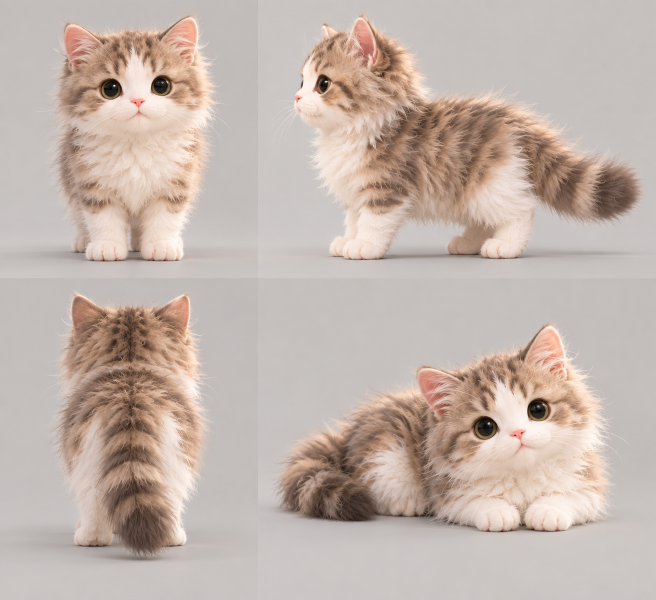
#> input picture assets/characters/lingxi/reference/turnaround-v1.png, 1312 x 1199 px, found by its file name (shown at 1/2 size)
$ python metrics_render.py ../../assets/characters/lingxi/reference/turnaround-v1.png
#> lines starting #> are read from the running program, lines starting #| are printed output that depends on the picture; after the words box and inside, x2 and y2 are one past the last pixel; in counts of white or black regions, pixels touching at a corner belong together
"""Quantitative look metrics so the coat can be judged without eyeballing.

Two masking strategies:
  - renders: differenced against plate.png (same camera, every LX_* part hidden)
  - reference: its backdrop is a flat colour, so the modal RGB is found and
    pixels close to it are dropped
Reports luminance percentiles, stripe contrast (p90-p10) and warmth (R-B).
"""
import sys
import os
import re
import numpy as np
from PIL import Image
from pathlib import Path

V5 = Path('/Users/liepin/workspace/lingxi/assets/characters/lingxi/v5')
REF = Path('/Users/liepin/workspace/lingxi/assets/characters/lingxi/reference/turnaround-v1.png')
PLATE = V5 / 'plate.png'


def load(path):
    return np.asarray(Image.open(path).convert('RGB'), dtype='f') / 255.


def mask_from_plate(im, plate):
    d = np.abs(im - plate).max(2)
    return d > .04


def mask_modal_background(im):
    q = (im * 32).astype('i')
    flat = q.reshape(-1, 3)
    keys = flat[:, 0] * 1024 + flat[:, 1] * 32 + flat[:, 2]
    vals, counts = np.unique(keys, return_counts=True)
    top = vals[np.argmax(counts)]
    r, g, b = (top // 1024) % 32, (top // 32) % 32, top % 32
    bg = np.array([r, g, b], dtype='f') / 32. * 255. / 255.
    d = np.abs(im - bg).max(2)
    return d > .03


def stats(im, mask):
    px = im[mask]
    if len(px) < 500:
        return None
    lum = px.mean(1)
    return dict(px=int(mask.sum()),
                p05=np.percentile(lum, 5) * 255,
                p25=np.percentile(lum, 25) * 255,
                p50=np.percentile(lum, 50) * 255,
                p75=np.percentile(lum, 75) * 255,
                p95=np.percentile(lum, 95) * 255,
                contrast=(np.percentile(lum, 90) - np.percentile(lum, 10)) * 255,
                warmth=(px[:, 0].mean() - px[:, 2].mean()) * 255)


def plate_for(path):
    """A plate must be rendered at the SAME exposure as the image, otherwise the
    whole frame differs and the mask selects everything."""
    m = re.search(r'ev(-?\d+(?:\.\d+)?)', Path(path).name)
    if m:
        p = V5 / f'plate_{m.group(1)}.png'
        if p.exists():
            return load(p)
    override = os.environ.get('LINGXI_PLATE')
    if override and Path(override).exists():
        return load(override)
    return load(PLATE) if PLATE.exists() else None


def main(paths):
    plate = None
    print(f"{'image':30s} {'px':>7s} {'p05':>5s} {'p25':>5s} {'p50':>5s} {'p75':>5s} {'p95':>5s} {'contr':>6s} {'warm':>5s}")
    for name, p in [('reference(turnaround)', REF)] + [(q.name, q) for q in paths]:
        if not Path(p).exists():
            print(f'{name:30s} MISSING'); continue
        im = load(p)
        h, w, _ = im.shape
#> h = 1199; w = 1312
        plate = plate_for(p)
        if plate is not None:
            # the plate is rendered at probe size; downscale full-size renders to match
            if im.shape != plate.shape:
                im = np.asarray(Image.open(p).convert('RGB').resize(
                    (plate.shape[1], plate.shape[0])), dtype='f') / 255.
            mask = mask_from_plate(im, plate)
        else:
            im = im[: h // 2]                    # top row of the turnaround sheet
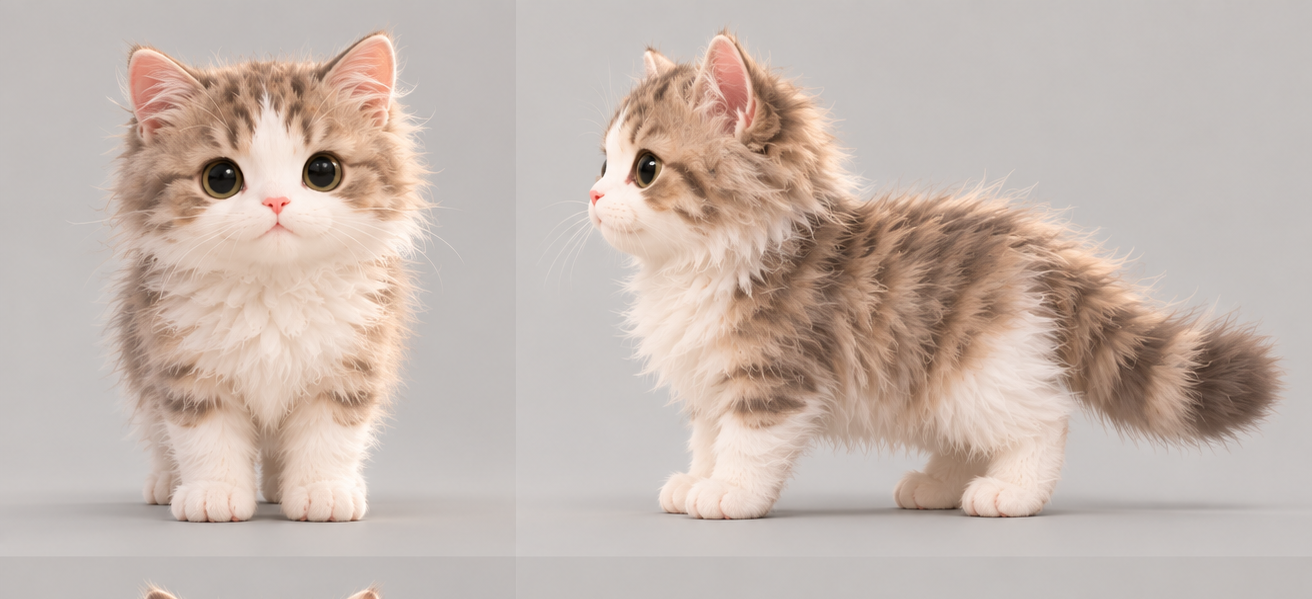
#> im: shape (599, 1312, 3) float32; mean R, G, B 0.772, 0.716, 0.685
            mask = mask_modal_background(im)
#> in mask_modal_background, `vals, counts = np.unique(keys, return_counts=True)`: vals = 1017 values from 0 to 33791; counts = 1017 values, max 133858 at index 602, min 1 at index 9, mean 772.8
#> in mask_modal_background, `top = vals[np.argmax(counts)]`: top = 25335
#> in mask_modal_background, `r, g, b = (top // 1024) % 32, (top // 32) % 32, top % 32`: r = 24; g = 23
#> in mask_modal_background, `bg = np.array([r, g, b], dtype='f') / 32. * 255. / 255.`: bg = [0.75, 0.719, 0.719]
#> in mask_modal_background, `d = np.abs(im - bg).max(2)`:
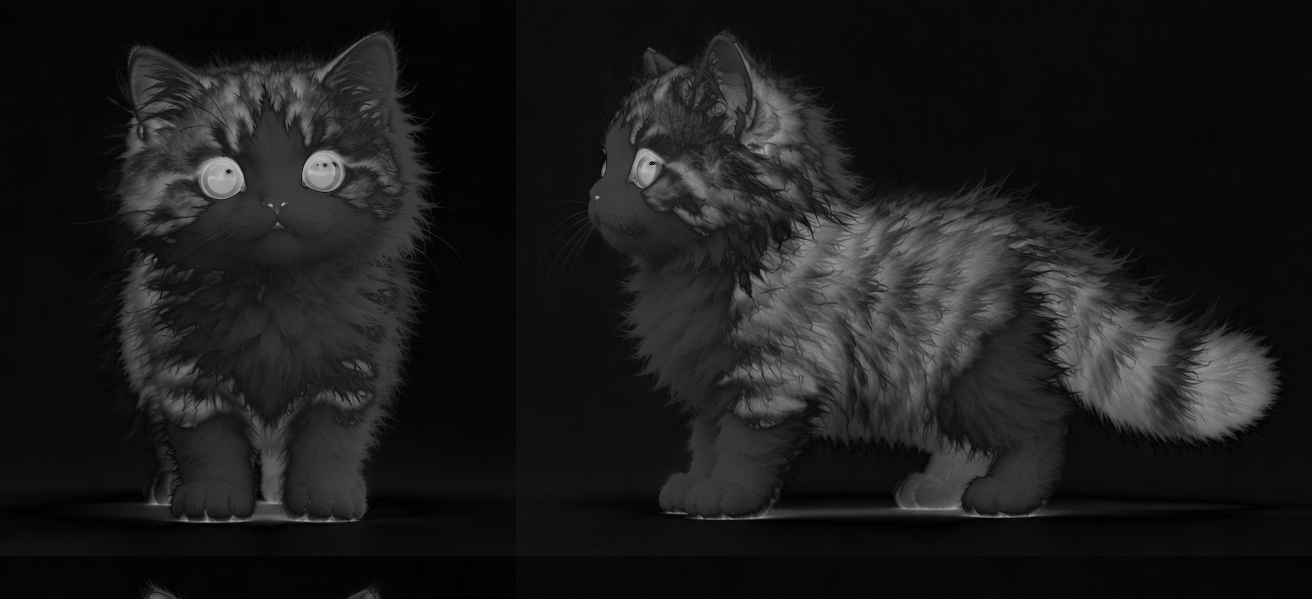
#> d: shape (599, 1312) float32; min 0.00282, max 0.73, mean 0.111
#> in mask_modal_background, `return d > .03`:
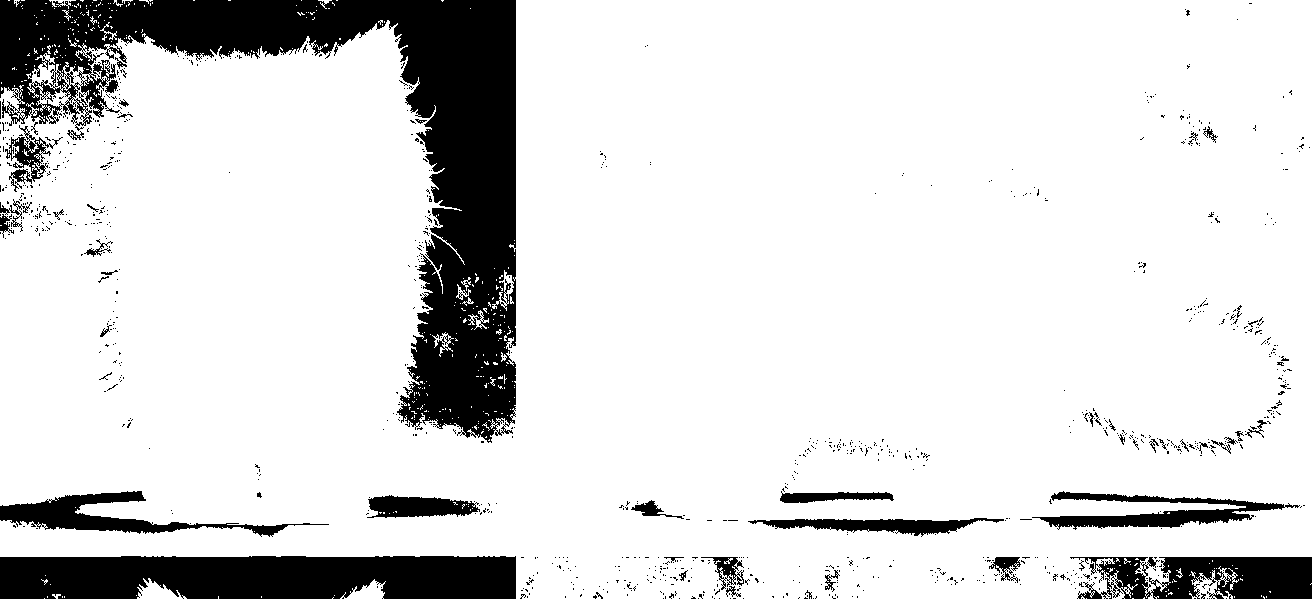
#> returned value: shape (599, 1312) bool; 85.8% white; 983 black regions (934 under 20 px), largest, box (x1, y1, x2, y2) and area: (0, 0, 516, 443) 63617, (0, 556, 516, 599) 20807, (1070, 557, 1312, 599) 7325
        s = stats(im, mask)
#> s = {'px': 674407, 'p05': 112, 'p25': 179.7, 'p50': 194, 'p75': 198.7, 'p95': 222.3, 'contrast': 77.67, 'warmth': 25.32}
        if s is None:
            print(f'{name:30s} too few cat pixels'); continue
        print(f"{name:30s} {s['px']:7d} {s['p05']:5.0f} {s['p25']:5.0f} {s['p50']:5.0f} "
              f"{s['p75']:5.0f} {s['p95']:5.0f} {s['contrast']:6.0f} {s['warmth']:5.0f}")
#| reference(turnaround)           674407   112   180   194   199   222     78    25


if __name__ == '__main__':
    args = [Path(a) for a in sys.argv[1:]]
    main(args)
